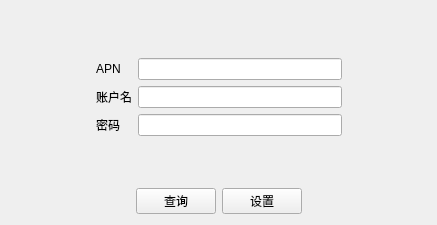
<?xml version="1.0" encoding="UTF-8"?>
<ui version="4.0">
 <class>GprsConfigDlg</class>
 <widget class="QWidget" name="GprsConfigDlg">
  <property name="geometry">
   <rect>
    <x>0</x>
    <y>0</y>
    <width>437</width>
    <height>225</height>
   </rect>
  </property>
  <property name="windowTitle">
   <string>Form</string>
  </property>
  <layout class="QHBoxLayout" name="horizontalLayout_2">
   <item>
    <spacer name="horizontalSpacer_3">
     <property name="orientation">
      <enum>Qt::Horizontal</enum>
     </property>
     <property name="sizeHint" stdset="0">
      <size>
       <width>15</width>
       <height>20</height>
      </size>
     </property>
    </spacer>
   </item>
   <item>
    <layout class="QVBoxLayout" name="verticalLayout">
     <item>
      <spacer name="verticalSpacer">
       <property name="orientation">
        <enum>Qt::Vertical</enum>
       </property>
       <property name="sizeHint" stdset="0">
        <size>
         <width>20</width>
         <height>31</height>
        </size>
       </property>
      </spacer>
     </item>
     <item>
      <layout class="QGridLayout" name="gridLayout">
       <item row="0" column="0">
        <widget class="QLabel" name="label_3">
         <property name="text">
          <string>APN</string>
         </property>
        </widget>
       </item>
       <item row="0" column="1">
        <widget class="QLineEdit" name="lineEdit_3"/>
       </item>
       <item row="1" column="1">
        <widget class="QLineEdit" name="lineEdit_4"/>
       </item>
       <item row="1" column="0">
        <widget class="QLabel" name="label_4">
         <property name="text">
          <string>账户名</string>
         </property>
        </widget>
       </item>
       <item row="2" column="0">
        <widget class="QLabel" name="label_5">
         <property name="text">
          <string>密码</string>
         </property>
        </widget>
       </item>
       <item row="2" column="1">
        <widget class="QLineEdit" name="lineEdit_5"/>
       </item>
      </layout>
     </item>
     <item>
      <spacer name="verticalSpacer_2">
       <property name="orientation">
        <enum>Qt::Vertical</enum>
       </property>
       <property name="sizeHint" stdset="0">
        <size>
         <width>20</width>
         <height>30</height>
        </size>
       </property>
      </spacer>
     </item>
     <item>
      <layout class="QHBoxLayout" name="horizontalLayout">
       <item>
        <spacer name="horizontalSpacer">
         <property name="orientation">
          <enum>Qt::Horizontal</enum>
         </property>
         <property name="sizeHint" stdset="0">
          <size>
           <width>40</width>
           <height>20</height>
          </size>
         </property>
        </spacer>
       </item>
       <item>
        <widget class="QPushButton" name="pushButton">
         <property name="text">
          <string>查询</string>
         </property>
        </widget>
       </item>
       <item>
        <widget class="QPushButton" name="pushButton_2">
         <property name="text">
          <string>设置</string>
         </property>
        </widget>
       </item>
       <item>
        <spacer name="horizontalSpacer_4">
         <property name="orientation">
          <enum>Qt::Horizontal</enum>
         </property>
         <property name="sizeHint" stdset="0">
          <size>
           <width>40</width>
           <height>20</height>
          </size>
         </property>
        </spacer>
       </item>
      </layout>
     </item>
    </layout>
   </item>
   <item>
    <spacer name="horizontalSpacer_2">
     <property name="orientation">
      <enum>Qt::Horizontal</enum>
     </property>
     <property name="sizeHint" stdset="0">
      <size>
       <width>15</width>
       <height>20</height>
      </size>
     </property>
    </spacer>
   </item>
  </layout>
 </widget>
 <resources/>
 <connections/>
</ui>
